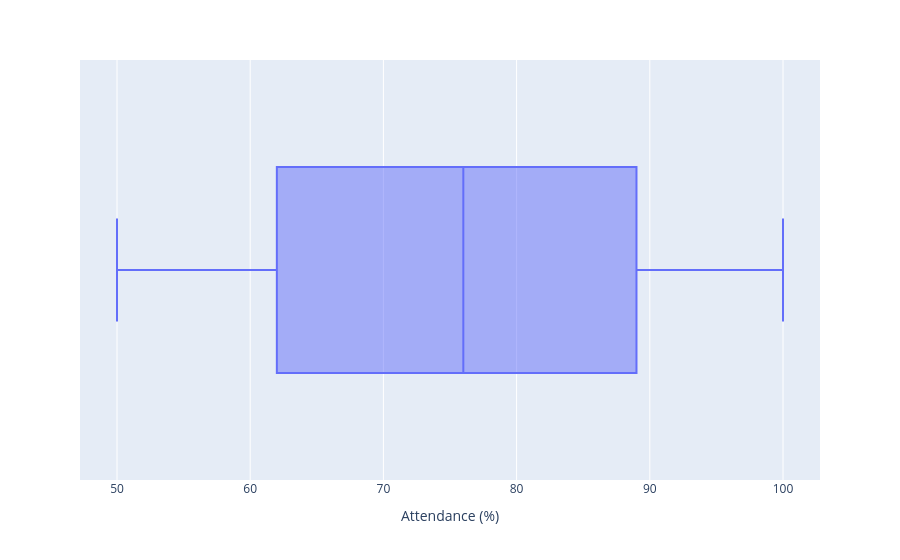

The code cell stored with this chart in its notebook:
### Code cell
st_per=st_per[st_per["Attendance (%)"]<=100]
px.box(
    st_per,
    x="Attendance (%)"
)

### Figure 1 — Plotly figure (JSON) as saved in the notebook; plotly's stock layout.template omitted (floating-point values rounded to 4 significant figures; data arrays with more than 128 entries replaced by an {"elided": "..."} marker saying what was removed)
{"data": [{"alignmentgroup": "True", "hovertemplate": "Attendance (%)=%{x}<extra></extra>", "legendgroup": "", "marker": {"color": "#636efa"}, "name": "", "notched": false, "offsetgroup": "", "orientation": "h", "showlegend": false, "type": "box", "x": {"elided": "877 float values"}, "x0": " ", "xaxis": "x", "y0": " ", "yaxis": "y"}], "layout": {"boxmode": "group", "legend": {"tracegroupgap": 0}, "margin": {"t": 60}, "xaxis": {"anchor": "y", "domain": [0, 1], "title": {"text": "Attendance (%)"}}, "yaxis": {"anchor": "x", "domain": [0, 1]}}}
